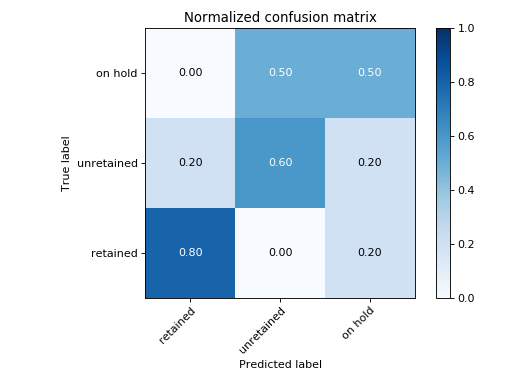

This chart was generated by the following Python code:
#!/usr/bin/env python

"""
simple confusion matrix example

plot inspired by 
https://scikit-learn.org/stable/auto_examples/model_selection/plot_confusion_matrix.html
"""

import matplotlib.pyplot as plt
import numpy as np
from sklearn.metrics import classification_report
from sklearn.metrics import confusion_matrix
from sklearn.utils.multiclass import unique_labels

def plot_confusion_matrix(y_true, y_pred, classes,
                          normalize=False,
                          title=None,
                          cmap=plt.cm.Blues):
    """
    This function prints and plots the confusion matrix.
    Normalization can be applied by setting `normalize=True`.
    """
    if not title:
        if normalize:
            title = 'Normalized confusion matrix'
        else:
            title = 'Confusion matrix, without normalization'

    # Compute confusion matrix
    cm = confusion_matrix(y_true, y_pred)
    
    # Only use the labels that appear in the data
    classes = classes[np.sort(np.unique(np.union1d(y_true, y_pred)))]
    if normalize:
        cm = cm.astype('float') / cm.sum(axis=1)[:, np.newaxis]
        print("Normalized confusion matrix")
    else:
        print('Confusion matrix, without normalization')

    print(cm)

    fig, ax = plt.subplots()
    if normalize:
        im = ax.imshow(cm, interpolation='nearest', cmap=cmap, vmin=0,vmax=1.0)
    else:
        im = ax.imshow(cm, interpolation='nearest', cmap=cmap)
    ax.figure.colorbar(im, ax=ax)
    
    # We want to show all ticks...
    ax.set(xticks=np.arange(cm.shape[1]),
           yticks=np.arange(cm.shape[0]),
           # ... and label them with the respective list entries
           xticklabels=classes, yticklabels=classes,
           title=title,
           ylabel='True label',
           xlabel='Predicted label')

    ax.set_ylim((-0.5,len(classes)-0.5))
    
    # Rotate the tick labels and set their alignment.
    plt.setp(ax.get_xticklabels(), rotation=45, ha="right",
             rotation_mode="anchor")

    # Loop over data dimensions and create text annotations.
    fmt = '.2f' if normalize else 'd'
    thresh = cm.max() / 2.
    for i in range(cm.shape[0]):
        for j in range(cm.shape[1]):
            ax.text(j, i, format(cm[i, j], fmt),
                    ha="center", va="center",
                    color="white" if cm[i, j] > thresh else "black")
    fig.tight_layout()
    return(ax)


if __name__ == "__main__":

    y_true = [0,1,0,2,1,0,0,2,1,1,0,1]
    y_pred = [0,0,0,2,1,0,2,1,2,1,0,1]
    target_names = np.array(['retained', 'unretained', 'on hold'])
    print(classification_report(y_true, y_pred, target_names=target_names))
    
    # Plot normalized confusion matrix
    plot_confusion_matrix(y_true, y_pred,classes=target_names, normalize=True,
                          title='Normalized confusion matrix')

    plt.show()
